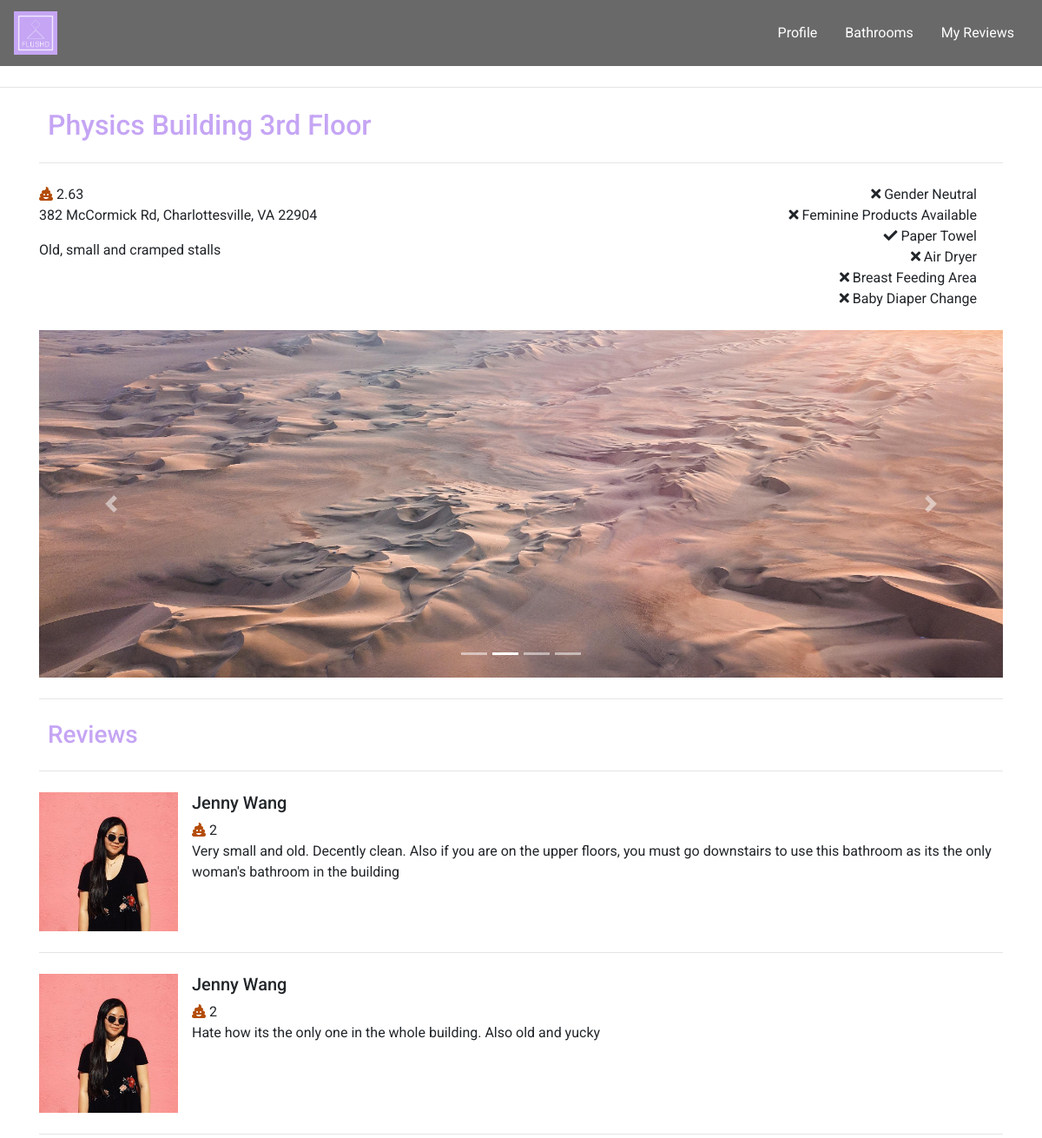
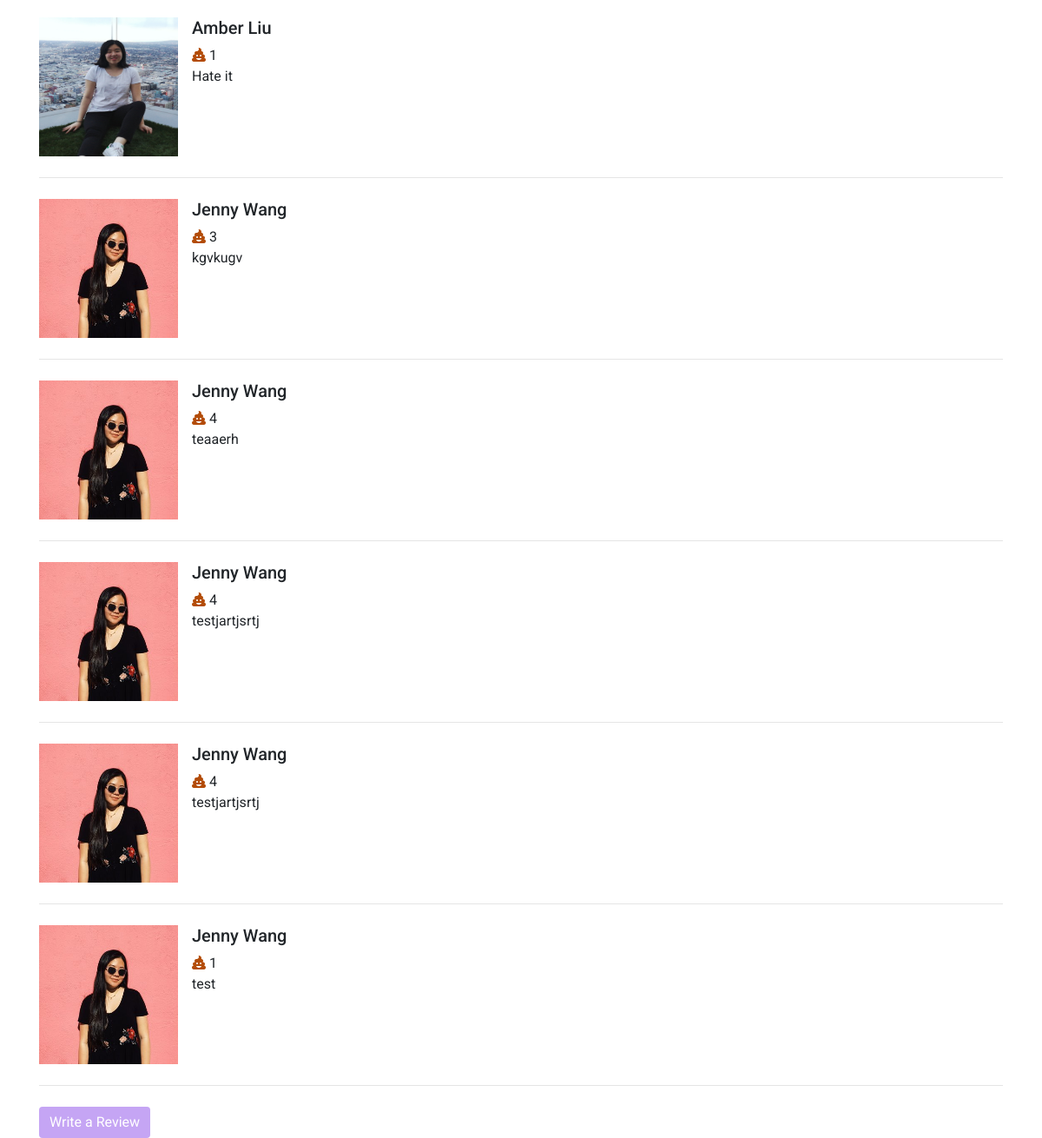
/bathroom-detail.php?bID=1, run on the app's committed database (2 pictures, top to bottom).
### tables this page shows
CREATE TABLE `bathrooms` (
  `ID` int(6) NOT NULL,
  `bTitle` varchar(100) NOT NULL,
  `bDesc` varchar(300) NOT NULL,
  `bLoc` varchar(200) NOT NULL,
  `AvgRating` float DEFAULT '0',
  `GenderNeutral` tinyint(1) NOT NULL DEFAULT '0',
  `FemProducts` tinyint(1) NOT NULL DEFAULT '0',
  `PaperTowel` tinyint(1) NOT NULL DEFAULT '0',
  `AirDryer` tinyint(1) NOT NULL DEFAULT '0',
  `BreastFeed` tinyint(1) NOT NULL DEFAULT '0',
  `Diaper` tinyint(1) NOT NULL DEFAULT '0',
  `img` varchar(500) DEFAULT NULL
);

CREATE TABLE `reviews` (
  `ID` int(6) NOT NULL,
  `uID` int(6) NOT NULL,
  `bID` int(6) NOT NULL,
  `title` varchar(100) NOT NULL,
  `rDesc` varchar(300) NOT NULL,
  `rating` int(2) NOT NULL,
  `imgURL` varchar(500) DEFAULT NULL
);

CREATE TABLE `users` (
  `ID` int(6) NOT NULL,
  `firstname` varchar(50) NOT NULL,
  `lastname` varchar(50) NOT NULL,
  `username` varchar(50) NOT NULL,
  `email` varchar(100) NOT NULL,
  `pwd` varchar(100) NOT NULL,
  `reg_date` timestamp NOT NULL DEFAULT CURRENT_TIMESTAMP COMMENT 'date the user registered',
  `profilepic` varchar(100) DEFAULT NULL,
  `admin` tinyint(1) NOT NULL DEFAULT '0'
);

### bathroom-detail.php (the view, shortened to what this page needs)
<!DOCTYPE html>
<html lang="en">
    <head>
        <link rel="stylesheet" href="https://maxcdn.bootstrapcdn.com/bootstrap/4.2.1/css/bootstrap.min.css" />
        <link rel="stylesheet" href="styles/style.css">
        <link rel="stylesheet" href="styles/bathroom-profile.css">
        <link rel="stylesheet" href="styles/user-home-style.css">
        <link rel="stylesheet" href="https://use.fontawesome.com/releases/v5.7.2/css/all.css">
    </head>
<?php
$bID = (int) $_GET['bID'];
$servername = "localhost";
$username = "root";
$password = "";
$dbname = "flushd";
$conn = new mysqli($servername, $username, $password, $dbname);
$get_bath_detail = "SELECT bTitle, AvgRating, bLoc, bDesc
FROM bathrooms B
WHERE ID=$bID";
$result = $conn->query($get_bath_detail);
if ($result -> num_rows > 0) {
    $row = $result->fetch_assoc();
    extract($row);
} else {
    echo 'No results';
}
$msg = null;
$get_images = "SELECT R.imgURL
FROM bathrooms B
INNER JOIN reviews R ON R.bID = B.ID
WHERE B.ID=$bID AND R.imgURL IS NOT NULL";
$result = $conn->query($get_images);
if ($result -> num_rows > 0) {
    while($row = $result->fetch_assoc()) {
        extract($row);
        $images[] = $imgURL;
    }
} else {
    $msg = 'No results';
}
$get_reviews = "SELECT R.ID, R.title, R.uID, R.rDesc, R.rating, U.firstname, U.lastname, U.profilepic
FROM bathrooms B
INNER JOIN reviews R ON R.bID = B.ID
INNER JOIN users U ON R.uID = U.ID
WHERE R.bID=$bID";
$reviews = null;
$result = $conn->query($get_reviews);
if ($result -> num_rows > 0) {
    while($row = $result->fetch_assoc()) {
        extract($row);
        $reviews[] = array('rID'=>$ID,'rTitle'=>$title, 'rDesc'=>$rDesc, 'rating'=>$rating, 'uID'=>$uID,
         'fname'=>$firstname, 'lname'=>$lastname, 'profilepic'=>$profilepic);
    }
}
?>
    <body>
        <nav class="navbar sticky-top navbar-expand-lg" id="mainNav">
            <a class="navbar-brand" href="user-home.html">
              <img src="images/FLUSHD_logo.PNG" width="50" height="50" class="d-inline-block align-top" alt="logo">
            </a>
            <div class="collapse navbar-collapse justify-content-end" id="collapsibleNavbar">
                <ul class="nav nav-pills">
                    <li class="nav-item">
                      <a class="nav-link" id="profile-link" href="user-profile.php">Profile</a>
                    </li>
                    <li class="nav-item">
                        <a class="nav-link" id="bathroom-link" href="bathroom-index.html">Bathrooms</a>
                    </li>
                    <li class="nav-item">
                      <a class="nav-link" id="reviews-link" href="#">My Reviews</a>
                    </li>
                </ul>
            </div>
        </nav>
        <hr class="my-4">
        <div class="container" id="bathroomInfo">
            <h2 id="bathroom-title"><?php echo $bTitle;?></h2>
            <hr class="my-4">
            <div class="row">
                <div class="col left-col">
                        <span class="fas fa-poo checked" id="poo-rating1"></span>
                        <span id="avg-rating"><?php echo round($AvgRating, 2); ?></span>
                        <p id="bath-address"><?php echo $bLoc;?></p>
                        <p id="bath-desc"><?php echo $bDesc?></p>
                </div>
                <div class="col right-col">
                    <i class="<?php $xml=simplexml_load_file("bathrooms.xml") or die("Error: Cannot create object");
                        if($xml->bath[$bID]->GenderNeutral == 1) {echo 'fas fa-check';} else{echo 'fas fa-times';} ?>" id="gender-icon"></i><span> Gender Neutral</span><br>
                    <i class="<?php $xml=simplexml_load_file("bathrooms.xml") or die("Error: Cannot create object");
                        if($xml->bath[$bID]->FemProducts == 1) {echo 'fas fa-check';} else{echo 'fas fa-times';} ?>" id="fem-icon"></i><span> Feminine Products Available</span><br>
                    <i class="<?php $xml=simplexml_load_file("bathrooms.xml") or die("Error: Cannot create object");
                        if($xml->bath[$bID]->PaperTowel == 1) {echo 'fas fa-check';} else{echo 'fas fa-times';} ?>" id="paper-icon"></i><span> Paper Towel</span><br>
                    <i class="<?php $xml=simplexml_load_file("bathrooms.xml") or die("Error: Cannot create object");
                        if($xml->bath[$bID]->AirDryer == 1) {echo 'fas fa-check';} else{echo 'fas fa-times';} ?>" id="air-icon"></i><span> Air Dryer</span><br>
                    <i class="<?php $xml=simplexml_load_file("bathrooms.xml") or die("Error: Cannot create object");
                        if($xml->bath[$bID]->BreastFeed == 1) {echo 'fas fa-check';} else{echo 'fas fa-times';} ?>" id="breast-icon"></i><span> Breast Feeding Area</span><br>
                    <i class="<?php $xml=simplexml_load_file("bathrooms.xml") or die("Error: Cannot create object");
                        if($xml->bath[$bID]->Diaper == 1) {echo 'fas fa-check';} else{echo 'fas fa-times';} ?>" id="diaper-icon"></i><span> Baby Diaper Change</span><br>
                </div>
            </div>
            <br>
            <?php if ($msg == 'No results') {?>
            <div id="bathroomPics" class="carousel slide" data-ride="carousel">
                <ol class="carousel-indicators">
                    <li data-target="#bathroomPics" data-slide-to="0" class="active"></li>
                    <li data-target="#bathroomPics" data-slide-to="1"></li>
                    <li data-target="#bathroomPics" data-slide-to="2"></li>
              </ol>
                <div class="carousel-inner">
                    <div class="carousel-item active">
                        <img src="http://placehold.it/150x150" class="d-block w-100" alt="pic1">
                    </div>
                    <div class="carousel-item">
                        <img src="http://placehold.it/150x150" class="d-block w-100" alt="pic2">
                    </div>
                    <div class="carousel-item">
                        <img src="http://placehold.it/150x150" class="d-block w-100" alt="pic3">
                    </div>
                </div>
                <a class="carousel-control-prev" href="#bathroomPics" role="button" data-slide="prev">
                    <span class="carousel-control-prev-icon" aria-hidden="true"></span>
                    <span class="sr-only">Previous</span>
                </a>
                <a class="carousel-control-next" href="#bathroomPics" role="button" data-slide="next">
                    <span class="carousel-control-next-icon" aria-hidden="true"></span>
                    <span class="sr-only">Next</span>
                </a>
            </div>
            <?php } else { ?>
            <div id="bathroomPics" class="carousel slide" data-ride="carousel">
              <ol class="carousel-indicators">
                  <?php $a = 0; ?>
              <?php for($i = 0; $i < sizeof($images); $i++) {?>
                    <li data-target="#bathroomPics" data-slide-to="<?php echo $i;?>" class="<?php if($a == 0) {echo "active";}?>"></li>
              <?php $a++;
            } ?>
              </ol>
                <div class="carousel-inner">
                    <?php for($j = 1; $j < sizeof($images); $j++) {
                    ?>
                    <div class="carousel-item">
                        <img src="<?php echo $images[$j]; ?>" class="d-block w-100" alt="pic1">
                    </div>
                    <?php } ?>
                </div>
                <a class="carousel-control-prev" href="#bathroomPics" role="button" data-slide="prev">
                    <span class="carousel-control-prev-icon" aria-hidden="true"></span>
                </a>
                <a class="carousel-control-next" href="#bathroomPics" role="button" data-slide="next">
                    <span class="carousel-control-next-icon" aria-hidden="true"></span>
                </a>
            </div>
            <?php }?>
            <hr class="my-4">
        </div>
        <div class="container" id='reviews'>
            <h3>Reviews</h3>
            <div class="review-container">
            <hr class="my-4">
            <?php
            if ($reviews != null) {
            foreach ($reviews as $review) { ?>
            <div class="review">
            <div class="media">
                <img src="<?php if ($review['profilepic'] != null) {echo $review['profilepic'];} else {echo 'images/defaulticon.png';}?>"
                style="width: 10rem; height: 10rem;" class="align-self-start mr-3 image-fluid" alt="...">
                <div class="media-body">
                    <h5 class="mt-0"><?php echo $review['fname'] . ' ' . $review['lname'];?></h5>
                    <span class="fas fa-poo checked"></span><span class="usr-rating"> <?php echo $review['rating'] ?> </span>
                    <p><?php echo $review['rDesc'] ?></p>
                </div>
            </div>
            <hr class="my-4">
            </div>
            <?php }
            } else {echo 'No reviews';} ?>
            </div>
        </div>
        <div class="container">
            <a href="submit-review.php" class="btn btn-primary" id="reviewFormSubmitBtn">Write a Review</a>
        </div>
    </body>
</html>

### styles/style.css (style rules this page uses)
.btn { font-family: "Roboto", sans-serif; background:#C5A5F4; border:#C5A5F4; }
a { font-family: "Roboto", sans-serif; color:#C5A5F4; }
h2 { font-family: "Roboto", sans-serif; color:#C5A5F4; padding-left: 10px; }
h3 { font-family: "Roboto", sans-serif; color:#C5A5F4; padding-left: 10px; }
#mainNav { font-family: "Roboto", sans-serif; background-color: rgb(105, 105, 105); }
#mainNav a { font-family: "Roboto", sans-serif; color:white; }
body { position:relative; font-family: "Roboto", sans-serif; }
html { scroll-behavior: smooth; }
* { box-sizing: border-box; }
.row { width: 100%; }

### styles/bathroom-profile.css (style rules this page uses)
.carousel-inner { width:100%; max-height: 400px !important; }
.d-block { width:100%; }
.checked { color:rgb(179, 76, 8); }
.left-col { text-align: left; }
.right-col { text-align: right; }

### styles/user-home-style.css (style rules this page uses)
.btn { color:white; }

### data on the page
bathrooms: bTitle "Physics Building 3rd Floor", AvgRating "2.63", bLoc "382 McCormick Rd, Charlottesville, VA 22904", bDesc "Old, small and cramped stalls"
reviews: uID.profilepic (picture), uID.firstname "Jenny", uID.lastname "Wang", rating "2", rDesc "Very small and old. Decently clean. Also if you are on the upper floors, you must go downstairs to use this bathroom as its the only woman's bathroom in the building"
reviews: uID.profilepic (picture), uID.firstname "Jenny", uID.lastname "Wang", rating "2", rDesc "Hate how its the only one in the whole building. Also old and yucky"
reviews: uID.profilepic (picture), uID.firstname "Amber", uID.lastname "Liu", rating "1", rDesc "Hate it"
reviews: uID.profilepic (picture), uID.firstname "Jenny", uID.lastname "Wang", rating "3", rDesc "kgvkugv"
reviews: uID.profilepic (picture), uID.firstname "Jenny", uID.lastname "Wang", rating "4", rDesc "teaaerh"
reviews: uID.profilepic (picture), uID.firstname "Jenny", uID.lastname "Wang", rating "4", rDesc "testjartjsrtj"
reviews: uID.profilepic (picture), uID.firstname "Jenny", uID.lastname "Wang", rating "4", rDesc "testjartjsrtj"
reviews: uID.profilepic (picture), uID.firstname "Jenny", uID.lastname "Wang", rating "1", rDesc "test"
